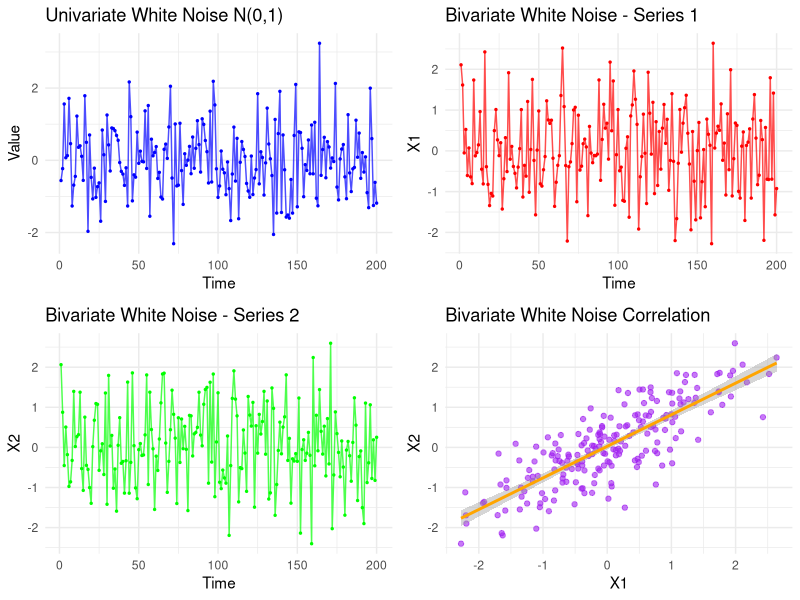

This chart was generated by the following R code:
# White Noise Processes
# Generate and plot univariate and bivariate white noise

library(ggplot2)
library(gridExtra)

# Set parameters
n <- 200  # number of observations
set.seed(123)  # for reproducibility

# 1. Univariate white noise: N(0,1)
wn_univariate <- rnorm(n, mean = 0, sd = 1)

# 2. Bivariate white noise: N(0, Sigma) where Sigma = [1, 0.8; 0.8, 1]
library(MASS)
mu <- c(0, 0)
Sigma <- matrix(c(1, 0.8, 0.8, 1), nrow = 2)
wn_bivariate <- mvrnorm(n, mu = mu, Sigma = Sigma)

# Create plots
# Univariate plot
p1 <- ggplot(data.frame(time = 1:n, value = wn_univariate), 
             aes(x = time, y = value)) +
  geom_line(color = "blue", alpha = 0.7) +
  geom_point(color = "blue", size = 0.5) +
  labs(title = "Univariate White Noise N(0,1)",
       x = "Time", y = "Value") +
  theme_minimal()

# Bivariate plots
p2 <- ggplot(data.frame(time = 1:n, X1 = wn_bivariate[,1]), 
             aes(x = time, y = X1)) +
  geom_line(color = "red", alpha = 0.7) +
  geom_point(color = "red", size = 0.5) +
  labs(title = "Bivariate White Noise - Series 1",
       x = "Time", y = "X1") +
  theme_minimal()

p3 <- ggplot(data.frame(time = 1:n, X2 = wn_bivariate[,2]), 
             aes(x = time, y = X2)) +
  geom_line(color = "green", alpha = 0.7) +
  geom_point(color = "green", size = 0.5) +
  labs(title = "Bivariate White Noise - Series 2",
       x = "Time", y = "X2") +
  theme_minimal()

# Scatter plot showing correlation
p4 <- ggplot(data.frame(X1 = wn_bivariate[,1], X2 = wn_bivariate[,2]), 
             aes(x = X1, y = X2)) +
  geom_point(alpha = 0.6, color = "purple") +
  geom_smooth(method = "lm", se = TRUE, color = "orange") +
  labs(title = "Bivariate White Noise Correlation",
       x = "X1", y = "X2") +
  theme_minimal()

# Arrange plots
grid.arrange(p1, p2, p3, p4, ncol = 2, nrow = 2)

# Print correlation matrix
cat("Correlation matrix of bivariate white noise:\n")
print(cor(wn_bivariate))

# Print some summary statistics
cat("\nUnivariate white noise summary:\n")
print(summary(wn_univariate))

cat("\nBivariate white noise summary:\n")
print(summary(wn_bivariate))